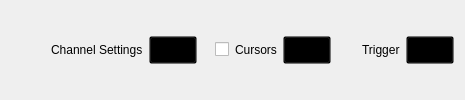
         <widget class="QWidget" name="widget_3" native="true">
          <property name="sizePolicy">
           <sizepolicy hsizetype="Preferred" vsizetype="Fixed">
            <horstretch>0</horstretch>
            <verstretch>0</verstretch>
           </sizepolicy>
          </property>
          <property name="minimumSize">
           <size>
            <width>0</width>
            <height>48</height>
           </size>
          </property>
          <property name="styleSheet">
           <string notr="true">QPushButton {
width: 40px;
  height: 20px;
  background-color: transparent;
}
QPushButton:pressed { border-image: url(:/icons/setup_btn_checked.svg); }
QPushButton:!pressed { border-image: url(:/icons/setup_btn_unchecked.svg); }
QPushButton:hover:!pressed:!checked { border-image: url(:/icons/setup_btn_hover.svg); }
QPushButton:checked { border-image: url(:/icons/setup_btn_checked.svg); }</string>
          </property>
          <layout class="QHBoxLayout" name="horizontalLayout_6">
           <property name="spacing">
            <number>6</number>
           </property>
           <item>
            <spacer name="horizontalSpacer_15">
             <property name="orientation">
              <enum>Qt::Horizontal</enum>
             </property>
             <property name="sizeType">
              <enum>QSizePolicy::Expanding</enum>
             </property>
             <property name="sizeHint" stdset="0">
              <size>
               <width>40</width>
               <height>20</height>
              </size>
             </property>
            </spacer>
           </item>
           <item>
            <widget class="QLabel" name="label">
             <property name="sizePolicy">
              <sizepolicy hsizetype="Fixed" vsizetype="Fixed">
               <horstretch>0</horstretch>
               <verstretch>0</verstretch>
              </sizepolicy>
             </property>
             <property name="text">
              <string>Channel Settings</string>
             </property>
             <property name="general_settings_label" stdset="0">
              <bool>true</bool>
             </property>
            </widget>
           </item>
           <item>
            <widget class="adiscope::CustomPushButton" name="btnChannelSettings">
             <property name="enabled">
              <bool>true</bool>
             </property>
             <property name="text">
              <string/>
             </property>
             <property name="checkable">
              <bool>true</bool>
             </property>
             <attribute name="buttonGroup">
              <string notr="true">settings_group</string>
             </attribute>
            </widget>
           </item>
           <item>
            <spacer name="horizontalSpacer_9">
             <property name="orientation">
              <enum>Qt::Horizontal</enum>
             </property>
             <property name="sizeType">
              <enum>QSizePolicy::Fixed</enum>
             </property>
             <property name="sizeHint" stdset="0">
              <size>
               <width>12</width>
               <height>0</height>
              </size>
             </property>
            </spacer>
           </item>
           <item>
            <layout class="QHBoxLayout" name="horizontalLayout">
             <property name="spacing">
              <number>6</number>
             </property>
             <property name="leftMargin">
              <number>0</number>
             </property>
             <item>
              <widget class="QCheckBox" name="cursorsBox">
               <property name="text">
                <string/>
               </property>
              </widget>
             </item>
             <item>
              <widget class="QLabel" name="label_15">
               <property name="text">
                <string>Cursors</string>
               </property>
               <property name="general_settings_label" stdset="0">
                <bool>true</bool>
               </property>
              </widget>
             </item>
             <item>
              <widget class="adiscope::CustomPushButton" name="btnCursors">
               <property name="enabled">
                <bool>false</bool>
               </property>
               <property name="text">
                <string/>
               </property>
               <property name="checkable">
                <bool>true</bool>
               </property>
               <attribute name="buttonGroup">
                <string notr="true">settings_group</string>
               </attribute>
              </widget>
             </item>
            </layout>
           </item>
           <item>
            <widget class="QLabel" name="label_2">
             <property name="text">
              <string/>
             </property>
            </widget>
           </item>
           <item>
            <spacer name="horizontalSpacer_8">
             <property name="orientation">
              <enum>Qt::Horizontal</enum>
             </property>
             <property name="sizeType">
              <enum>QSizePolicy::Fixed</enum>
             </property>
             <property name="sizeHint" stdset="0">
              <size>
               <width>12</width>
               <height>0</height>
              </size>
             </property>
            </spacer>
           </item>
           <item>
            <widget class="QLabel" name="label_4">
             <property name="text">
              <string>Trigger</string>
             </property>
             <property name="general_settings_label" stdset="0">
              <bool>true</bool>
             </property>
            </widget>
           </item>
           <item>
            <widget class="adiscope::CustomPushButton" name="btnTrigger">
             <property name="text">
              <string/>
             </property>
             <property name="checkable">
              <bool>true</bool>
             </property>
             <attribute name="buttonGroup">
              <string notr="true">settings_group</string>
             </attribute>
            </widget>
           </item>
          </layout>
         </widget>
